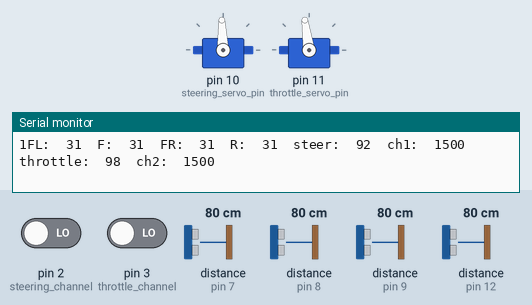
Simulated run of this sketch. Board: Arduino Uno, built with avr-gcc and run on an emulated ATmega328P. On the bench: 2 × servo, the last lines printed to the serial monitor. Wiring (inferred from the names in the program): 4 × ultrasonic range finder: trigger pin 7, echo pin 7 / trigger pin 8, echo pin 8 / trigger pin 9, echo pin 9 / trigger pin 12, echo pin 12. Inputs (shaded band) come from the test bench; at power-on: distance to the obstacle (sensors on pin 7, pin 8, pin 9, pin 12) 80 cm, pin 2 (steering_channel) LOW, pin 3 (throttle_channel) LOW. The echo pulse lasts 58.3 µs per cm.

Above: at 1.42 s.
1.5 s: distance to the obstacle (sensor on pin 7) set to 67 cm
4.5 s: distance to the obstacle (sensor on pin 7) set to 58 cm
At 4.91 s:
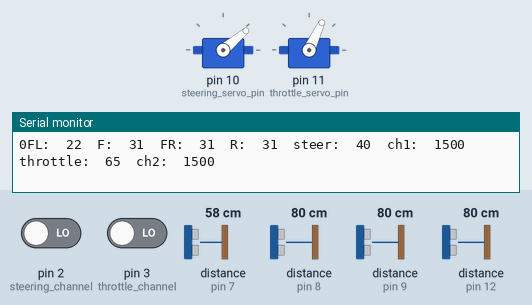
7.5 s: distance to the obstacle (sensor on pin 8) set to 124 cm
10.5 s: distance to the obstacle (sensor on pin 8) set to 133 cm
At 11.4 s:
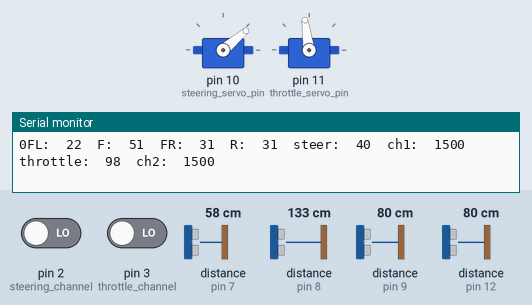
13.5 s: distance to the obstacle (sensor on pin 9) set to 68 cm
15.0 s: distance to the obstacle (sensor on pin 9) set to 61 cm
At 16.5 s:
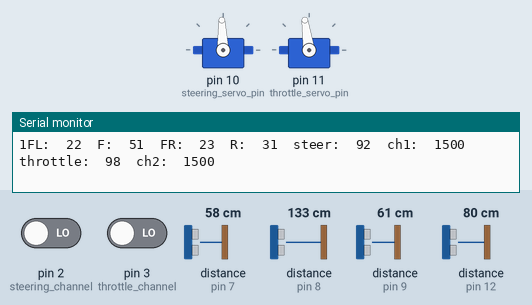
Timing chart, 0 to 18.0 s (numbered marks = the images above; inputs shaded):
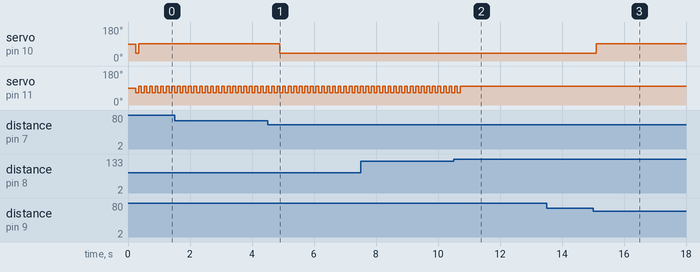

The sketch:

Radio_Controlled_Robot_with_ranging.pde
```cpp
// Reads PPM signals from 2 channels of an RC reciever and converts the values to PWM in either direction.
//
// Based on JDW's 2010 LawnBot code which drove motors instead of servos. See his site at www.rediculouslygoodlooking.com
// We do this by using interupts to read the radio signal value in millisecond pulses and then
// use map() to take the incoming radio signal(usually 1000-2000) and turn it into pwm signals (usually 40-145).
// Plus there is a lot of sanity checking to deal with noise and keep things within valid ranges.
//
// This version by Ryan Hickman from Cellbots.com to make R/C car robots that talk to cellphones

#include <Servo.h>

// Inbound signals from receiver
int steering_channel = 2;  // r/c channel 1 (steering)
int throttle_channel = 3;  // r/c channel 2 (throttle)

// Outbound steering and motor servos
const int steering_servo_pin = 10;
const int throttle_servo_pin = 11;
Servo steering_servo;
Servo throttle_servo;

// adjust these values if your R/C normal readings are above or below these for channels 1 and 2.
int steering_low = 1000;
int steering_center = 1500;
int steering_high = 2000;
int throttle_low = 860;
int throttle_center = 1500;
int throttle_high = 2000;

// adjust these values for the range your servos best respond too (no need cranking sterring servo more than it should be)
int steering_servo_low = 40; //right turn
int steering_servo_center = 90; //center
int steering_servo_high = 145; //left turn
int throttle_servo_low = 65; //backward (temp raised from 40)
int throttle_servo_center = 93; //neutral
int throttle_servo_high = 125; //forward (temp lowered fro 145)

// For ultrasonic range finding
int ultraSoundSignalPins[] = {7,8,9,12}; // Front Left,Front, Front Right, Rear Ultrasound signal pins
unsigned long echo;
int front_left_range;
int front_range;
int front_right_range;
int rear_range;
int loop_count = 0;

// non-configurable values for reading and writing radio signals
unsigned int relay_val;
volatile unsigned long steering_channel_startPulse;  //values for channel 1 signal capture
volatile unsigned steering_channel_val;
volatile int steering_adjusted;
volatile int steering_channel_Ready;
volatile unsigned long throttle_channel_startPulse; //values for channel 2 signal capture
volatile unsigned throttle_channel_val;
volatile int throttle_adjusted;
volatile int throttle_channel_Ready;
int prev_steering_adjusted = steering_servo_center;
int prev_throttle_adjusted = throttle_servo_center;

void setup() {

  Serial.begin(9600);

  //PPM inputs from RC receiver
  pinMode(steering_channel, INPUT); //Pin 2 as input
  pinMode(throttle_channel, INPUT); //Pin 3 as input
  attachInterrupt(0, steering_begin, RISING);    // catch interrupt 0 (digital pin 2) going HIGH and send to steering()
  attachInterrupt(1, thottle_begin, RISING);    // catch interrupt 1 (digital pin 3) going HIGH and send to thottle()

  //Steering and throttle output pins
  pinMode(steering_servo_pin, OUTPUT);
  pinMode(throttle_servo_pin, OUTPUT);
  steering_servo.attach(steering_servo_pin);
  throttle_servo.attach(throttle_servo_pin);

  // Read the range finder values to set initial values
  delay(50);
  front_left_range = ping(0);
  delay(50);
  front_range = ping(1);
  delay(50);
  front_right_range = ping(2);
  delay(50);
  rear_range = ping(3);
}

////////// attach servo signal interrupts to catch signals as they go HIGH then again as they go LOW, then calculate the pulse length.
void steering_begin() {           // enter steering_begin when interrupt pin goes HIGH.
  steering_channel_startPulse = micros();     // record microseconds() value as steering_channel_startPulse
  detachInterrupt(0);  // after recording the value, detach the interrupt from steering_begin
  attachInterrupt(0, steering_end, FALLING); // re-attach the interrupt as steering_end, so we can record the value when it goes low
}

void steering_end() {
  steering_channel_val = micros() - steering_channel_startPulse;  // when interrupt pin goes LOW, record the total pulse length by subtracting previous start value from current micros() vlaue.
  detachInterrupt(0);  // detach and get ready to go HIGH again
  attachInterrupt(0, steering_begin, RISING);
}

void thottle_begin() {
  throttle_channel_startPulse = micros();
  detachInterrupt(1);
  attachInterrupt(1, thottle_end, FALLING);
}

void thottle_end() {
  throttle_channel_val = micros() - throttle_channel_startPulse;
  detachInterrupt(1);
  attachInterrupt(1, thottle_begin, RISING);
}
/////// servo interrupts end

//Ping function
unsigned long ping(int i)
{
  pinMode(ultraSoundSignalPins[i], OUTPUT); // Switch signalpin to output
  digitalWrite(ultraSoundSignalPins[i], LOW); // Send low pulse
  delayMicroseconds(2); // Wait for 2 microseconds
  digitalWrite(ultraSoundSignalPins[i], HIGH); // Send high pulse
  delayMicroseconds(5); // Wait for 5 microseconds
  digitalWrite(ultraSoundSignalPins[i], LOW); // Holdoff
  pinMode(ultraSoundSignalPins[i], INPUT); // Switch signalpin to input
  digitalWrite(ultraSoundSignalPins[i], HIGH); // Turn on pullup resistor
  echo = pulseIn(ultraSoundSignalPins[i], HIGH, 500000); //Listen for echo but don't wait more than 0.1 seconds
  return (echo / 58.138) * .39; //convert to CM then to inches
}

// Update PWN values on servos
void control_car(){
  steering_servo.write(steering_adjusted);
  throttle_servo.write(throttle_adjusted);
}

/////// MAIN LOOP
void loop() {
  //we do an inner loop to only read one range finder per pass (eliminates putting in a fixed delays between them for faster processing)
  for(int i=0; i < 4; i++){

  ///// channel 1 good signal check
  if (steering_channel_val < 600 || steering_channel_val > 2400) {  // only set the steering_channel_Ready flag if the value is a valid Servo pulse between 600-2400 microseconds.
    steering_channel_Ready = false;
    steering_channel_val = steering_center;
   }
  else {
    steering_channel_Ready = true; // if not, don't pass the value to be processed
   }

  ///// channel 2 good signal check
  if (throttle_channel_val < 600 || throttle_channel_val > 2400) {
    throttle_channel_Ready = false;
    throttle_channel_val = throttle_center;
   }
  else {
    throttle_channel_Ready = true;
   }

  ////////// Steering
  if (steering_channel_Ready) {

    steering_channel_Ready = false;
    steering_adjusted = map(steering_channel_val, steering_low, steering_high, steering_servo_low, steering_servo_high);
    constrain(steering_adjusted, steering_servo_low, steering_servo_high);
  }

  ///////////// Throttle
 if (throttle_channel_Ready) {

    throttle_channel_Ready = false;
    throttle_adjusted = map(throttle_channel_val, throttle_low, throttle_high, throttle_servo_low, throttle_servo_high);
    constrain(throttle_adjusted, throttle_servo_low, throttle_servo_high);
  }

  // Read only one of the range finder values per pass to avoid collisions
  if (i == 0){front_left_range = ping(0);}; // front left
  if (i == 1){front_range = ping(1);}; // front
  if (i == 2){front_right_range = ping(2);}; // front right
  if (i == 3){rear_range = ping(3);}; // rear

  // Determine if steering adjustment needed
  if (front_left_range < 24 and front_right_range > 24){
    steering_adjusted = steering_servo_low; // low values for right turn so low left distance results in tight right steering
  }
  if (front_right_range < 24 and front_left_range > 24){
    steering_adjusted = steering_servo_high; // high values for left turn so high right distance results in tight left steering
  }

  // Determine if throttle adjustment needed (only applies if close while attemping to drive it into danger)
  if (front_range < 50 and throttle_adjusted > 95 and prev_throttle_adjusted > 95){
    throttle_adjusted = throttle_servo_low; // low values for braking so low front distance results in higher braking value
  }
  if (rear_range < 50 and throttle_adjusted < 90 and prev_throttle_adjusted < 90){
    throttle_adjusted = throttle_servo_high; // high values for acceleration so low rear distance results in faster acceleration
  }

  // Ensure the sero values are still within range
  if (steering_adjusted < steering_servo_low) {
    steering_adjusted = steering_servo_low;
  }
  if (steering_adjusted > steering_servo_high) {
    steering_adjusted = steering_servo_high;
  }
  if (throttle_adjusted < throttle_servo_low) {
    throttle_adjusted = throttle_servo_low;
  }
  if (throttle_adjusted > throttle_servo_high) {
    throttle_adjusted = throttle_servo_high;
  }

  //Print steering and throttle values to serial monitor in Arduino IDE
  Serial.print(i);
  Serial.print("FL:  ");
  Serial.print(front_left_range);
  Serial.print("  ");
  Serial.print("F:  ");
  Serial.print(front_range);
  Serial.print("  ");
  Serial.print("FR:  ");
  Serial.print(front_right_range);
  Serial.print("  ");
  Serial.print("R:  ");
  Serial.print(rear_range);
  Serial.print("  ");

  //Print steering and throttle values to serial monitor in Arduino IDE
  Serial.print("steer:  ");
  Serial.print(steering_adjusted);
  Serial.print("  ");
  Serial.print("ch1:  ");
  Serial.print(steering_channel_val);
  Serial.print("  ");
  Serial.print("throttle:  ");
  Serial.print(throttle_adjusted);
  Serial.print("  ");
  Serial.print("ch2:  ");
  Serial.print(throttle_channel_val);
  Serial.println();

  control_car();

  // capture the values from this run to compare for the next pass
  prev_steering_adjusted = steering_adjusted;
  prev_throttle_adjusted = throttle_adjusted;
  } // end of inner loop
}
```

Measured:
- the behaviour switches between 62 and 61 cm on distance to the obstacle (sensor on pin 7) (found by bisection; images 0 and 1)
- the behaviour switches between 128 and 129 cm on distance to the obstacle (sensor on pin 8) (found by bisection; images 1 and 2)
- the behaviour switches between 65 and 64 cm on distance to the obstacle (sensor on pin 9) (found by bisection; images 2 and 3)
- after the input at 4.5 s, servo on pin 10 (steering_servo_pin): 92° → 40° after 0.40 s
- after the input at 10.5 s, servo on pin 11 (throttle_servo_pin): goes on until 10.7 s, then stays 98°
- after the input at 15.0 s, servo on pin 10 (steering_servo_pin): 40° → 92° after 0.10 s
- by itself, servo on pin 11 (throttle_servo_pin): alternates 98° for 0.09 s and 65° for 0.09 s
